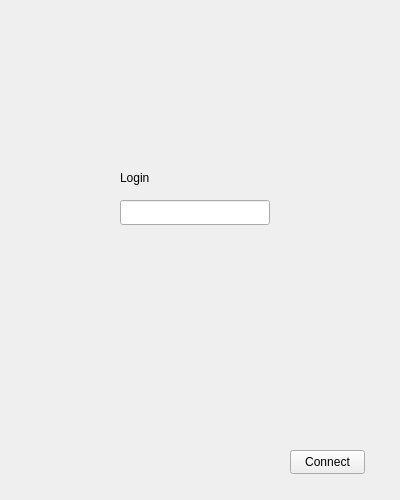
<?xml version="1.0" encoding="UTF-8"?>
<ui version="4.0">
 <class>EntryWidget</class>
 <widget class="QWidget" name="EntryWidget">
  <property name="geometry">
   <rect>
    <x>0</x>
    <y>0</y>
    <width>400</width>
    <height>500</height>
   </rect>
  </property>
  <property name="windowTitle">
   <string>Form</string>
  </property>
  <widget class="QLineEdit" name="LoginTextBox">
   <property name="geometry">
    <rect>
     <x>120</x>
     <y>200</y>
     <width>150</width>
     <height>25</height>
    </rect>
   </property>
  </widget>
  <widget class="QPushButton" name="ForwardButton">
   <property name="geometry">
    <rect>
     <x>290</x>
     <y>450</y>
     <width>75</width>
     <height>24</height>
    </rect>
   </property>
   <property name="text">
    <string>Connect</string>
   </property>
  </widget>
  <widget class="QLabel" name="LoginLabel">
   <property name="geometry">
    <rect>
     <x>120</x>
     <y>170</y>
     <width>49</width>
     <height>16</height>
    </rect>
   </property>
   <property name="text">
    <string>Login</string>
   </property>
  </widget>
 </widget>
 <resources/>
 <connections/>
</ui>
